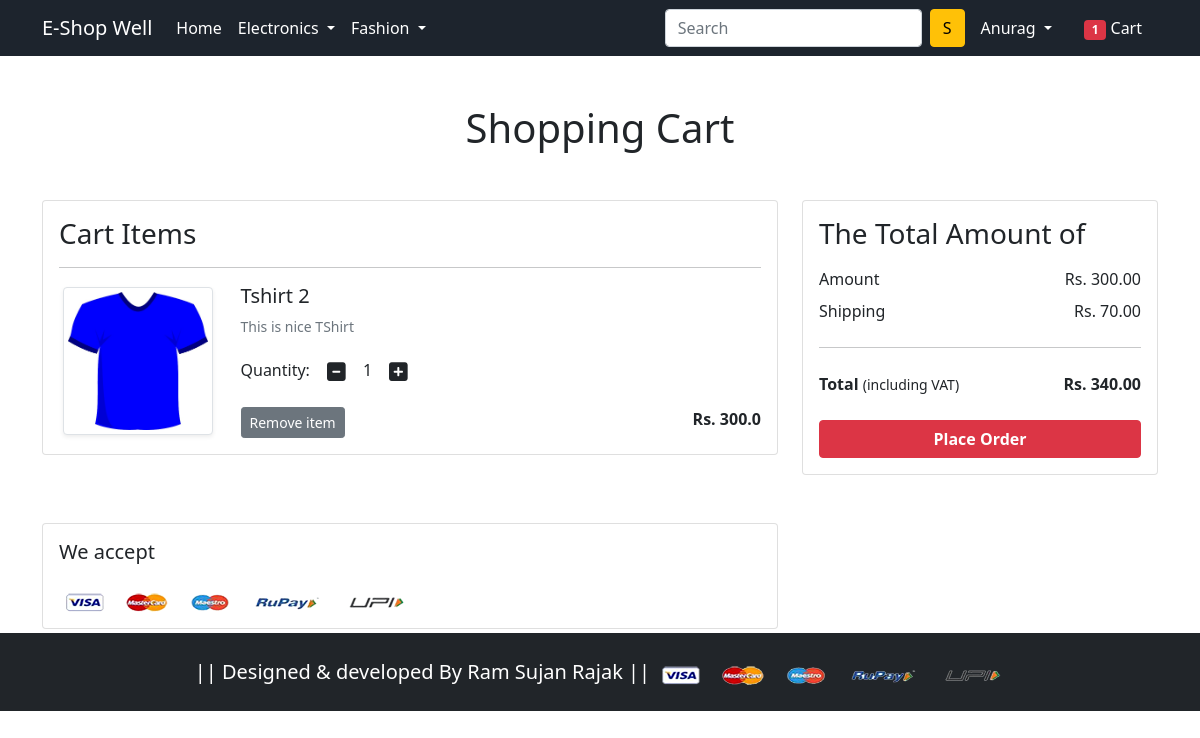
Page /cart/ (signed in) on the committed database.
### app/models.py (models this page shows, shortened)
class Cart(models.Model):
 user = models.ForeignKey(User, on_delete=models.CASCADE)
 product = models.ForeignKey(Product, on_delete=models.CASCADE)
 quantity = models.PositiveIntegerField(default=1)
 def __str__(self):
  return str(self.id)

class Product(models.Model):
 title = models.CharField(max_length=100)
 selling_price = models.FloatField()
 discounted_price = models.FloatField()
 description = models.TextField()
 brand = models.CharField(max_length=100)
 category = models.CharField( choices=CATEGORY_CHOICES, max_length=2)
 product_image = models.ImageField(upload_to='productimg')

### app/views.py (the view)
# urls.py: path('cart/', views.show_cart, name='showcart'),
@login_required
def show_cart(request):
	totalitem = 0
	if request.user.is_authenticated:
		totalitem = len(Cart.objects.filter(user=request.user))
		user = request.user
		cart = Cart.objects.filter(user=user)
		amount = 0.0
		shipping_amount = 40.0
		totalamount=0.0
		cart_product = [p for p in Cart.objects.all() if p.user == request.user]
		print(cart_product)
		if cart_product:
			for p in cart_product:
				tempamount = (p.quantity * p.product.discounted_price)
				amount += tempamount
			totalamount = amount+shipping_amount
			return render(request, 'app/addtocart.html', {'carts':cart, 'amount':amount, 'totalamount':totalamount, 'totalitem':totalitem})
		else:
			return render(request, 'app/emptycart.html', {'totalitem':totalitem})
	else:
		return render(request, 'app/emptycart.html', {'totalitem':totalitem})

### app/templates/app/addtocart.html (shortened to what this page needs)
{% extends 'app/base.html' %}
{% load static %}
{% block main-content %}
<div class="container my-5">
 <div class="row">
  <h1 class="text-center mb-5">Shopping Cart</h1>
  <div class="col-sm-8">
  <div class="card">
   <div class="card-body">
    <h3>Cart Items</h3>
    {% for cart in carts %}
    <hr>
    <div class="row">
     <div class="col-sm-3 text-center align-self-center"><img src="{{cart.product.product_image.url}}" alt="" srcset="" class="img-fluid img-thumbnail shadow-sm" height="150" width="150"> </div>
     <div class="col-sm-9">
      <div>
       <h5>{{cart.product.title}}</h5>
       <p class="mb-2 text-muted small">{{cart.product.description}}</p>
       <div class="my-3">
        <label for="quantity">Quantity:</label>
        <a class="minus-cart btn" pid="{{cart.product.id}}"><i class="fas fa-minus-square fa-lg"></i></a> {% comment %} for this pluse i have writen code in ajex in myscript.js file  {% endcomment %}
          <span id="quantity">{{cart.quantity}}</span>
        <a class="plus-cart btn" pid="{{cart.product.id}}"><i class="fas fa-plus-square fa-lg"></i></a>  {% comment %} for this minus i have writen code in ajex in myscript.js file  {% endcomment %}
       </div>
       <div class="d-flex justify-content-between">
        <a class="btn btn-sm btn-secondary mr-3 remove-cart" pid={{cart.product.id}}>Remove item </a>
        <p class="mb-0"><span><strong>Rs. {{cart.product.discounted_price}}</strong></span></p>
       </div>
      </div>
     </div>
    </div>
    {% endfor %}
   </div>
   </div>
  </div>
  <div class="col-sm-4">
   <div class="card">
    <div class="card-body">
      <h3>The Total Amount of</h3>
      <ul class="list-group">
       <li class="list-group-item d-flex justify-content-between align-items-center border-0 px-0 pb-0">Amount<span>Rs. <span id="amount">{{amount|floatformat:2}}</span> </span></li>
       <li class="list-group-item d-flex justify-content-between align-items-center border-0 px-0">Shipping<span>Rs. 70.00</span></li>
       <hr>
       <li class="list-group-item d-flex justify-content-between align-items-center border-0 px-0 mb-3">
        <div>
           <strong>Total</strong> <small>(including VAT)</small>
         </div>
         <span><strong>Rs. </strong><strong id="totalamount"> {{totalamount|floatformat:2}}</strong></span>
       </li>
      </ul>
      <div class="d-grid"><a href="{% url 'checkout' %}" class="btn btn-danger fw-bold">Place Order</a></div>
    </div>
   </div>
  </div>
 </div>
</div>
<div class="container">
 <div class="row">
  <div class="col-sm-8">
   <div class="card">
    <div class="card-body">
      <h5 class="mb-4">We accept</h5>
      <img src="{% static 'app/images/payment.png' %}" alt="" class="img-fluid">
    </div>
  </div>
  </div>
 </div>
</div>
{% endblock main-content %}

### app/templates/app/base.html (shortened to what this page needs)
<!doctype html>
{% load static %}
<html lang="en">
  <head>
    <link href="https://cdn.jsdelivr.net/npm/bootstrap@5.0.0-beta1/dist/css/bootstrap.min.css" rel="stylesheet">
    <link rel="stylesheet" href="{% static 'app/css/owl.carousel.min.css' %}">
    <link rel="stylesheet" href="{% static 'app/css/all.min.css' %}">
    <link rel="stylesheet" href="{% static 'app/css/style.css' %}">
  </head>
  <body>
    <nav class="navbar navbar-expand-lg navbar-dark custom-bg-primary sticky-top" >
     <div class="container">
       <a class="navbar-brand" href="/" >E-Shop Well</a>
       <div class="collapse navbar-collapse" id="navbarSupportedContent">
         <ul class="navbar-nav me-auto mb-2 mb-lg-0">
           <li class="nav-item">
             <a class="nav-link active" aria-current="page" href="/">Home</a>
           </li>
           <li class="nav-item dropdown">
             <a class="nav-link dropdown-toggle text-white" href="#" id="electronicsDropdown" role="button" data-bs-toggle="dropdown" aria-expanded="false">
               Electronics
             </a>
           </li>
           <li class="nav-item dropdown">
             <a class="nav-link dropdown-toggle text-white" href="#" id="fashionDropdown" role="button" data-bs-toggle="dropdown" aria-expanded="false">
               Fashion
             </a>
           </li>
         </ul>
         <form class="d-flex">
           <input class="form-control me-2" type="search" placeholder="Search" aria-label="Search">
           <button class="btn btn-warning" type="submit">S</button>
         </form>
         <div>
          <ul class="navbar-nav me-auto mb-2 mb-lg-0">
          {% if request.user.is_authenticated %}
           <li class="nav-item dropdown mx-2">
              <a class="nav-link dropdown-toggle text-white" href="#" id="profileDropdown" role="button" data-bs-toggle="dropdown" aria-expanded="false">
                {{request.user.username|capfirst}}
              </a>
            </li>
            <li class="nav-item mx-2">
              <a href="{% url 'showcart' %}" class="nav-link text-white"><span class="badge bg-danger">{{totalitem}}</span> Cart </a>
            </li>
            {% endif %}
          </ul>
         </div>
       </div>
     </div>
    </nav>
    {% block main-content %} {% endblock main-content %}
    <footer class="container-fluid bg-dark text-center p-4 mt-1">
        <small class="text-white"  style="font-size: 20px;">|| Designed & developed By Ram Sujan Rajak || </small>
        <img src="{% static 'app/images/payment.png' %}" alt="" srcset="" class="img-fluid" height="20px">
    </footer>
  </body>
</html>

### app/templates/app/base.html (style rules this page uses)
.custom-bg-primary { background-color: #1d242d; }
body { background-color: black; }

### rows in the picture
Cart: product.product_image (picture), product "Tshirt 2", product.description "This is nice TShirt", quantity "1", product.discounted_price "300.0"

### other values in the picture
{{ request.user.username|capfirst }} "Anurag"
{{ totalitem }} "1"
{{ amount|floatformat:2 }} "300.00"
{{ totalamount|floatformat:2 }} "340.00"
